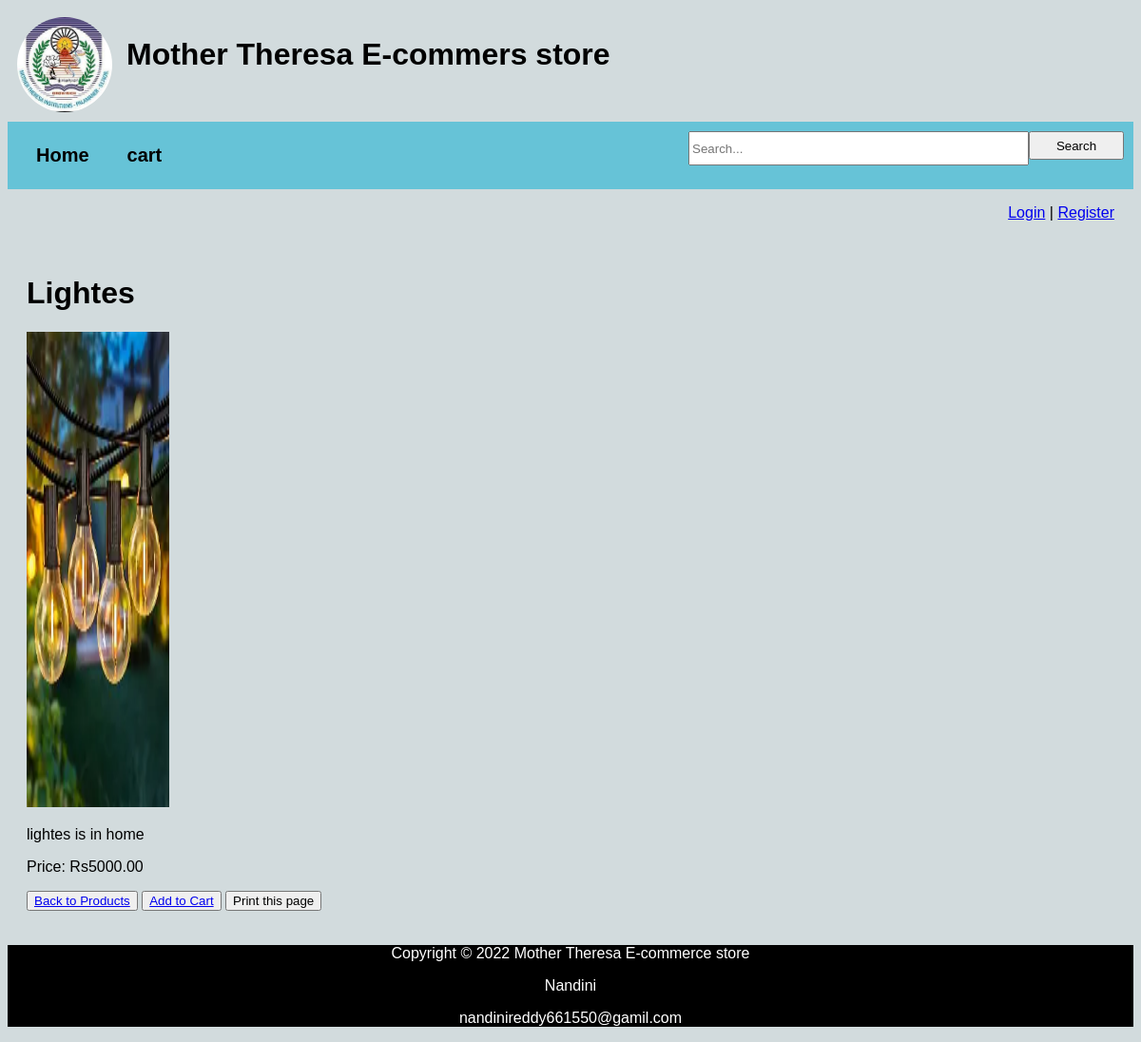
The page /product/18/ on the database its author committed.
### catalog/models.py (models this page shows, shortened)
class Product(models.Model):
    name = models.CharField(max_length=100)
    description = models.TextField()
    price = models.DecimalField(max_digits=8, decimal_places=2)
    image = models.ImageField(upload_to='products/', blank=True, null=True)
    category = models.ForeignKey(Category, on_delete=models.CASCADE, related_name='products',null=True, blank=True)

### catalog/views.py (the view)
# urls.py: path('product/<int:pk>/', views.product_detail, name='product_detail'),
def product_detail(request, pk):
    ob_product = get_object_or_404(Product, pk=pk)
    return render(request, 'product_detail.html', {'product': ob_product})

### catalog/templates/product_detail.html (shortened to what this page needs)
{% extends 'base.html' %}
{% block content %}
<!DOCTYPE html>
<html>
<head>
</head>
<body>
    <h1>{{ product.name }}</h1>
    {% if product.image %}
        <img src="{{ product.image.url }}" alt="{{ product.name }} " width="500px" height="500px">
    {% endif %}
    <p>{{ product.description }}</p>
    <p>Price: Rs{{ product.price }}</p>
    <button><a href="/">Back to Products</a></button>
    <button><a href="{% url 'add_to_cart' product.pk %}">Add to Cart</a></button>
    <button onclick="window.print()" class="no-print">Print this page</button>
</body>
</html>
{% endblock %}

### catalog/templates/base.html (style rules this page uses)
body { font-family: Arial, sans-serif; background-color: rgb(210, 219, 221); }
img { max-width: 150px; }

### rows shown on the page
Product: name "Lightes", image (picture), description "lightes is in home", price "5000.00"
